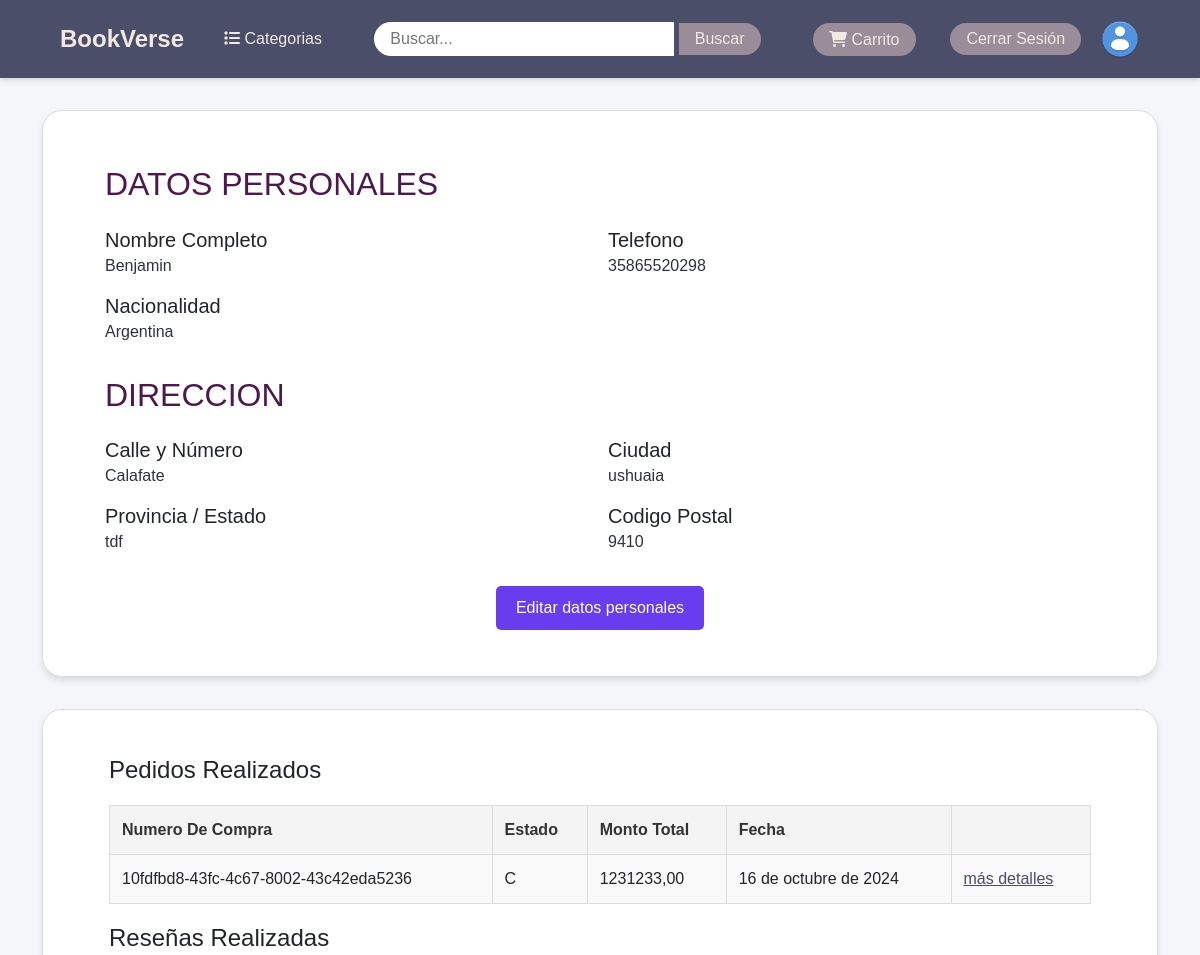
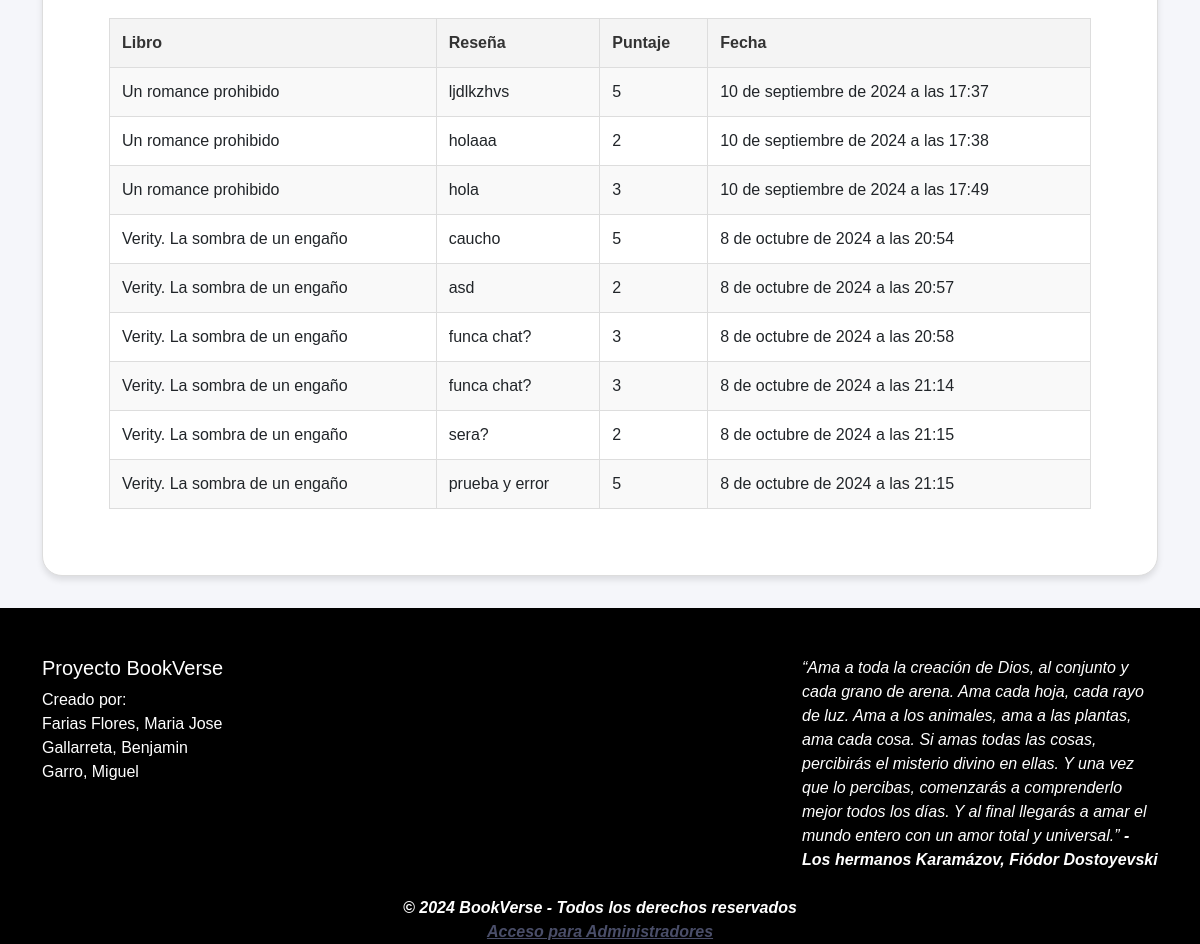
/perfil/ (signed in), run on the app's committed database (2 pictures, top to bottom).
### Usuario/models.py (models this page shows, shortened)
class Usuario(AbstractUser):
    username = models.CharField(max_length=50, unique=True)
    nombre_completo = models.CharField(max_length=100, blank=False)
    email = models.CharField(max_length=100, blank=False)
    telefono = models.CharField(max_length=50, blank=True, null=True)
    nacionalidad =  models.CharField(max_length=50, blank=False)
    provincia = models.CharField(max_length=50, blank=False)
    codigo_postal = models.CharField(max_length=5, blank=False)
    ciudad = models.CharField(max_length=50, blank=False)
    direccion = models.CharField(max_length=50, blank=False)
    groups = models.ManyToManyField(
        'auth.Group',
        related_name='custom_user_set',
        blank=True,
        help_text='The groups this user belongs to.',
        verbose_name='groups',
    )
    user_permissions = models.ManyToManyField(
        'auth.Permission',
        related_name='custom_user_permissions_set',
        blank=True,
        help_text='Specific permissions for this user.',
        verbose_name='user permissions',
    )

### Pedidos/models.py (models this page shows)
class Pedido(models.Model):
    usuario = models.ForeignKey(Usuario, on_delete=models.CASCADE)  # Asumiendo que Usuario está definido en tu modelo
    correo = models.EmailField()
    monto_total = models.DecimalField(max_digits=10, decimal_places=2)
    fecha = models.DateField(auto_now_add=True)
    estado = models.CharField(  # Cambia max_length a 1
        max_length=10,  # Cambiar aquí a 1 para que coincida con los valores de EstadoPedido
        choices=EstadoPedido.choices,
        default=EstadoPedido.PENDIENTE,
    )
    numero_compra = models.UUIDField(default=uuid.uuid4, editable=False, unique=True, primary_key=True)
    class Meta:
        permissions = [
            ("can_change_status", "Can change order status"),
        ]

### Reseña/models.py (models this page shows, shortened)
class Reseña(models.Model):
    libro = models.ForeignKey(Libro, on_delete=models.CASCADE, related_name='resenas')
    usuario = models.ForeignKey(Usuario, on_delete=models.CASCADE)
    comentario = models.TextField(blank=True, null=True)
    estrellas = models.PositiveSmallIntegerField(validators=[MinValueValidator(1), MaxValueValidator(5)], default=1)
    fecha = models.DateTimeField(auto_now_add=True)

### Home/models.py (models this page shows, shortened)
class Libro(models.Model):
    isbn = models.CharField(max_length=13, primary_key=True)
    portada = models.ImageField(blank=True, upload_to='static/portada', null=True, verbose_name='Imagen del libro')
    precio = models.DecimalField(max_digits=10, decimal_places=2, default=0.0, null=False, blank=False)
    titulo = models.CharField(max_length=100, blank=False)
    autor = models.CharField(max_length=100, blank=False)
    sinopsis = models.TextField(blank=False, default='Sinopsis No Disponible')
    editorial = models.CharField(max_length=100, blank=True)
    genero = models.CharField(max_length=100, blank=False)
    cant_paginas = models.PositiveSmallIntegerField(null=True, blank=True)
    dimension = models.CharField(max_length=50, null=True, blank=True)
    encuadernacion = models.CharField(max_length=50, null=True, blank=True)
    tipo = models.CharField(max_length=15, choices=TipoLibro.choices, default=TipoLibro.FISICO)
    narrador = models.CharField(max_length=100, null=True, blank=True)
    duracion = models.SmallIntegerField(null=True, blank=True)
    extension_archivo = models.CharField(max_length=10, null=True, blank=True)
    stock = models.PositiveIntegerField(default=0)
    class Meta:
        permissions = [
            ("can_change_stock", "Can change stock of books"),  # Permiso personalizado
        ]

### Usuario/views.py (the view)
# urls.py: path('perfil/', UsuarioDetailView.as_view(), name='perfil_usuario'),
class UsuarioDetailView(LoginRequiredMixin, DetailView):
    model = Usuario
    template_name = 'user.html'  # Nombre del template que vas a crear
    context_object_name = 'usuario'
    def get_object(self):
        return self.request.user  # Obtiene el usuario actual
    def get_context_data(self, **kwargs):
        context = super().get_context_data(**kwargs)
        context['pedidos'] = Pedido.objects.filter(usuario=self.request.user)
        context['reseñas'] = Reseña.objects.filter(usuario=self.request.user)
        return context

### Usuario/templates/user.html
{% extends 'base.html' %}
{% load static %}
{% block content %}
<link href="{% static 'Usuario/user.css' %}" rel="stylesheet">
<div class="container">
    <div class="col-xl-12 col-lg-12 col-md-12 col-sm-12 col-12 custom-size">
    <div class="card h-100">
        <div class="card-body">
            <div class="row gutters">
                <div class="col-xl-12 col-lg-12 col-md-12 col-sm-12 col-12">
                    <h2 class="mb-2 text-primary">DATOS PERSONALES</h2>
                </div>
                <div class="col-xl-6 col-lg-6 col-md-6 col-sm-6 col-12">
                    <div class="form-group">
                        <label for="fullName" class="form-label"><h5>Nombre Completo</h5></label>
                        <p>{{request.user.nombre_completo}}</p>
                    </div>
                </div>
                <div class="col-xl-6 col-lg-6 col-md-6 col-sm-6 col-12">
                    <div class="form-group">
                        <label for="phone" class="form-label"><h5>Telefono</h5></label>
                        <p>{{request.user.telefono}}</p>
                    </div>
                </div>
                <div class="col-xl-6 col-lg-6 col-md-6 col-sm-6 col-12">
                    <div class="form-group">
                        <label for="nationality" class="form-label"><h5> Nacionalidad</h5></label>
                        <p>{{request.user.nacionalidad}}</p>
                    </div>
                </div>
            </div>
            <div class="row gutters">
                <div class="col-xl-12 col-lg-12 col-md-12 col-sm-12 col-12">
                    <h2 class="mt-3 mb-2 text-primary">DIRECCION</h2>
                </div>
                <div class="col-xl-6 col-lg-6 col-md-6 col-sm-6 col-12">
                    <div class="form-group">
                        <label for="street" class="form-label"><h5> Calle y Número</h5></label>
                        <p>{{request.user.direccion}}</p>
                    </div>
                </div>
                <div class="col-xl-6 col-lg-6 col-md-6 col-sm-6 col-12">
                    <div class="form-group">
                        <label for="city" class="form-label"><h5>Ciudad</h5></label>
                        <p>{{request.user.ciudad}}</p>
                    </div>
                </div>
                <div class="col-xl-6 col-lg-6 col-md-6 col-sm-6 col-12">
                    <div class="form-group">
                        <label for="state" class="form-label"><h5>Provincia / Estado</h5></label>
                        <p>{{request.user.provincia}}</p>
                    </div>
                </div>
                <div class="col-xl-6 col-lg-6 col-md-6 col-sm-6 col-12">
                    <div class="form-group">
                        <label for="zip" class="form-label"><h5>Codigo Postal</h5></label>
                        <p>{{request.user.codigo_postal}}</p>
                    </div>
                </div>
            </div>
            <div class="edit-button-container">
                <a href="{% url 'editar_usuario' %}" class="btn btn-primary">Editar datos personales</a>
            </div>
    </div>
    </div>
    </div>
    <div class="col-xl-12 col-lg-12 col-md-12 col-sm-12 col-12 custom-size">
        <div class="card h-100">
            <div class="card-body">
                <h4>Pedidos Realizados</h4>
                <div class="user-purchases">
                    <table class="displayed-table">
                        <tr>
                            <th>Numero De Compra</th>
                            <th>Estado</th>
                            <th>Monto Total</th>
                            <th>Fecha</th>
                            <th> </th>
                        </tr>
                        {% for pedido in pedidos %}
                            <tr>
                                <td>{{ pedido.numero_compra }}</td>
                                <td>{{ pedido.estado }}</td>
                                <td>{{ pedido.monto_total }}</td>
                                <td>{{ pedido.fecha }}</td>
                                <td>
                                    <a href="{% url 'detalle' pedido.numero_compra %}">más detalles</a>
                            </td>
                            {% empty %}
                                <li>No hay pedidos disponibles.</li>
                            </tr>
                        {% endfor %}
                    </table>
                </div>
                <h4>Reseñas Realizadas</h4>
                <div class="user-reviews">
                    <table class="displayed-table">
                        <tr>
                            <th>Libro</th>
                            <th>Reseña</th>
                            <th>Puntaje</th>
                            <th>Fecha</th>
                        </tr>
                        {% for reseña in reseñas %}
                        <tr>
                            <td>{{ reseña.libro.titulo }}</td>
                            <td>{{ reseña.comentario }}</td>
                            <td>{{ reseña.estrellas }}</td>
                            <td>{{ reseña.fecha }}</td>
                            {% empty %}
                            <li>No hay pedidos disponibles.</li>
                        </tr>
                        {% endfor %}
                    </table>
                </div>
            </div>
        </div>
    </div>
</div>
{% endblock %}

### static/Home/navbar.css (style rules this page uses)
*, *::before, *::after { box-sizing: border-box; }
body, h1, h2, h3, h4, p, figure, blockquote, dl, dd { margin: 0; }
:root { --color-primary: #4a4e69; --color-secondary: #9a8c98; --color-accent: #c9ada7; --color-background: #f2e9e4; --color-text: #22223b; --shadow: 0 4px 6px -1px rgba(0, 0, 0, 0.1), 0 2px 4px -1px rgba(0, 0, 0, 0.06); }
body { font-family: 'Segoe UI', Tahoma, Geneva, Verdana, sans-serif; background-color: var(--color-background); color: var(--color-text); line-height: 1.5; }

### static/Wishlist/wishlist.css (style rules this page uses)
body, html { height: 100%; margin: 0; font-family: Arial, Helvetica, sans-serif; }
.h-100 { height: 100% !important; }

### static/Usuario/user.css (style rules this page uses)
body { margin: 0; padding-top: auto; color: #2e323c; background: #f5f6fa; position: relative; height: 100%; }
.card { background: #ffffff; -webkit-border-radius: 5px; -moz-border-radius: 5px; border-radius: 20px; border: 1px solid #ddd; box-shadow: 0 4px 6px rgba(0, 0, 0, 0.1); margin-bottom: 2rem; height: auto; padding: 30px 50px; }
.text-primary { color: #4d194d !important; }
.btn-primary { color: #ffffff; background-color: #3def9c; border-color: #efdd3d; }
.custom-size { padding-top: auto; margin-left: auto; margin-right: auto; margin-top: 2rem; }
.displayed-table { width: 100%; border-collapse: collapse; margin: 20px 0; font-size: 16px; text-align: left; }
.displayed-table th, .displayed-table td { padding: 12px; border: 1px solid #ddd; }
.displayed-table th { background-color: #f4f4f4; color: #333; font-weight: bold; }
.displayed-table tr:nth-child(even) { background-color: #f9f9f9; }
.displayed-table td { vertical-align: top; }
h2.mb-2.text-primary { margin-bottom: 1rem; }
.form-group { padding: -1rem 0; }
.gutters .col-xl-6, .gutters .col-xl-12 { padding: 0.5rem; }
.edit-button-container { text-align: center; margin-top: 1.5rem; }
.btn { display: inline-block; padding: 10px 20px; font-size: 1rem; color: #ffffff; background-color: #673def; border: none; border-radius: 5px; text-decoration: none; cursor: pointer; transition: background-color 0.3s ease; }
.form-group label { margin-bottom: -1rem; font-weight: bold; }
.form-group p { margin-top: 0; margin-bottom: 0rem; font-size: 1rem; color: #2e323c; }

### data on the page
Usuario: user.nombre_completo "Benjamin", user.telefono "35865520298", user.nacionalidad "Argentina", user.direccion "Calafate", user.ciudad "ushuaia", user.provincia "tdf", user.codigo_postal "9410"
Pedido: numero_compra "10fdfbd8-43fc-4c67-8002-43c42eda5236", estado "C", monto_total "1231233,00", fecha "16 de octubre de 2024"
Reseña: libro.titulo "Un romance prohibido", comentario "ljdlkzhvs", estrellas "5", fecha "10 de septiembre de 2024 a las 17:37"
Reseña: libro.titulo "Un romance prohibido", comentario "holaaa", estrellas "2", fecha "10 de septiembre de 2024 a las 17:38"
Reseña: libro.titulo "Un romance prohibido", comentario "hola", estrellas "3", fecha "10 de septiembre de 2024 a las 17:49"
Reseña: libro.titulo "Verity. La sombra de un engaño", comentario "caucho", estrellas "5", fecha "8 de octubre de 2024 a las 20:54"
Reseña: libro.titulo "Verity. La sombra de un engaño", comentario "asd", estrellas "2", fecha "8 de octubre de 2024 a las 20:57"
Reseña: libro.titulo "Verity. La sombra de un engaño", comentario "funca chat?", estrellas "3", fecha "8 de octubre de 2024 a las 20:58"
Reseña: libro.titulo "Verity. La sombra de un engaño", comentario "funca chat?", estrellas "3", fecha "8 de octubre de 2024 a las 21:14"
Reseña: libro.titulo "Verity. La sombra de un engaño", comentario "sera?", estrellas "2", fecha "8 de octubre de 2024 a las 21:15"
Reseña: libro.titulo "Verity. La sombra de un engaño", comentario "prueba y error", estrellas "5", fecha "8 de octubre de 2024 a las 21:15"
